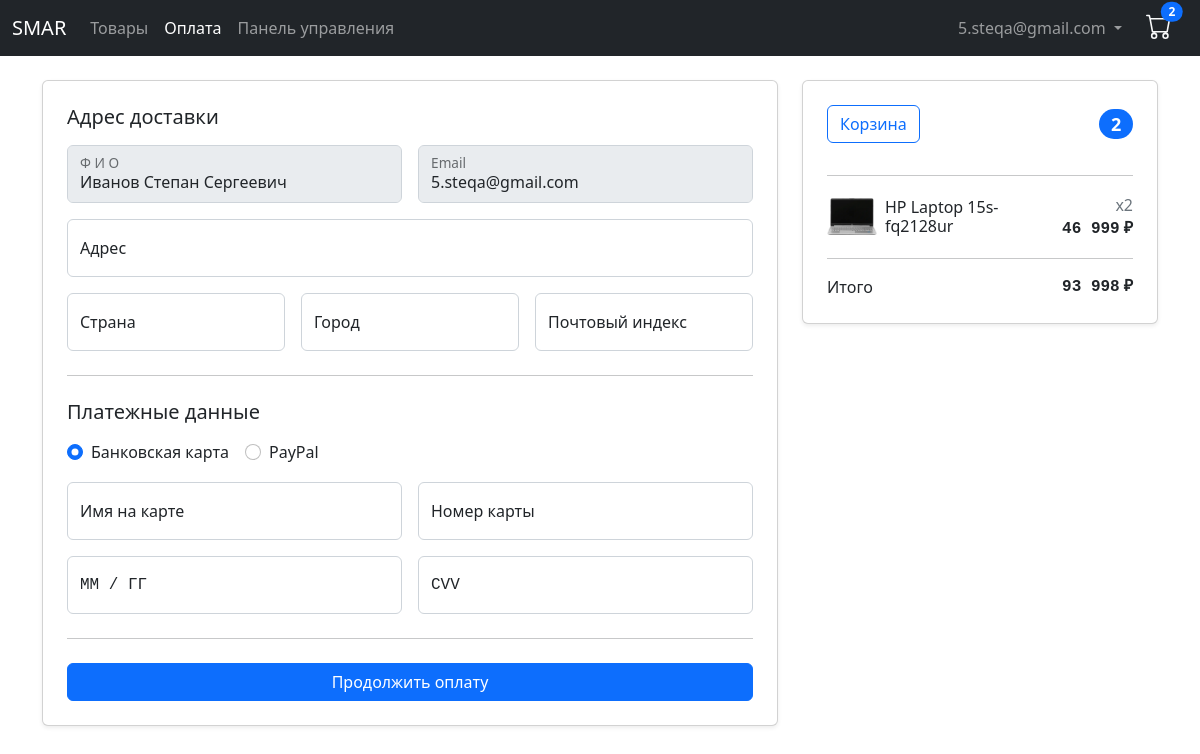
The page /checkout/ (signed in) on the database as committed earlier.
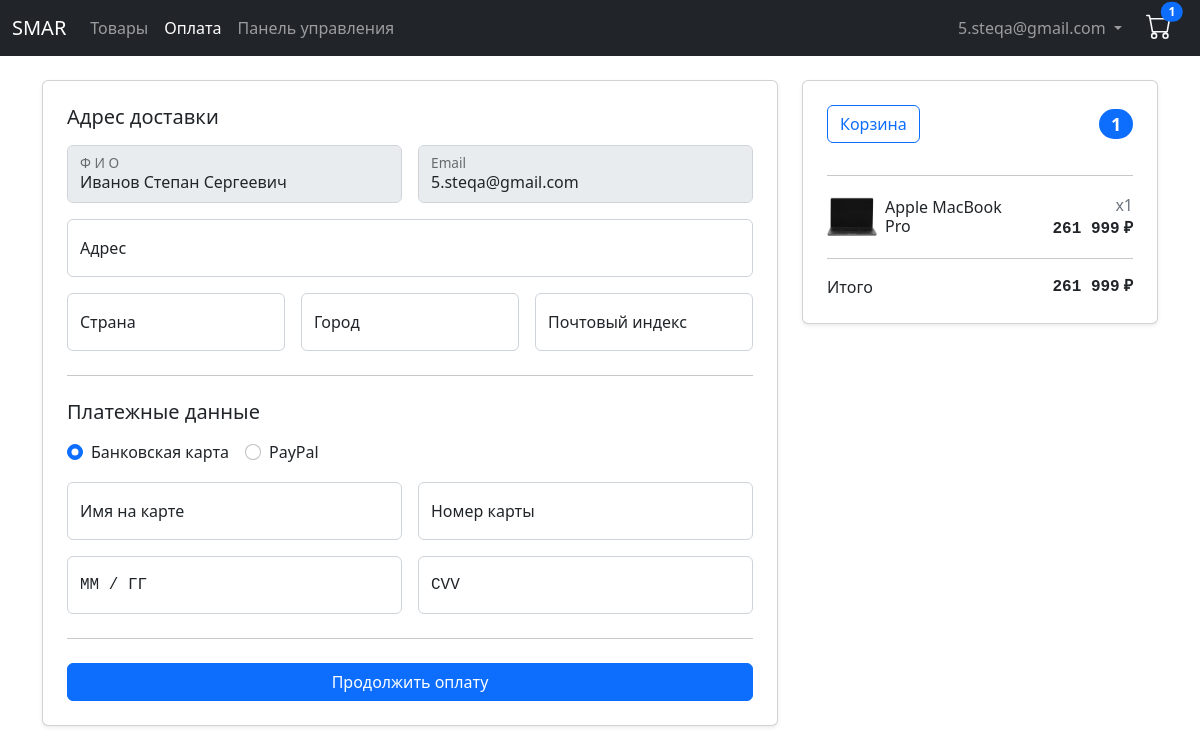
The same page on the database as committed later.
### store/models.py (models this page shows, shortened)
class Order(models.Model):
    ORDER_STATUSES = [
        (False, 'Не оформлен'),
        ('1', 'Ожидает отправки'),
        ('2', 'Отправлен'),
        ('3', 'Выполнен'),
    ]
    customer = models.ForeignKey(CustomUser, on_delete=models.SET_NULL, null=True)
    date_ordered = models.DateTimeField(auto_now_add=True)
    date_updated = models.DateTimeField(auto_now=True)
    status = models.CharField(max_length=16, choices=ORDER_STATUSES, default=False)
    transaction_id = models.CharField(max_length=200)
    @property
    def get_total_order_price(self):
        order_items = self.orderitem_set.all()
        total_price = sum(item.get_total_items_price for item in order_items)
        return total_price
    @property
    def get_total_order_quantity(self):
        order_items = self.orderitem_set.all()
        total_quantity = sum(item.quantity for item in order_items)
        return total_quantity

class OrderItem(models.Model):
    product = models.ForeignKey(Product, on_delete=models.SET_NULL, null=True)
    order = models.ForeignKey(Order, on_delete=models.SET_NULL, null=True)
    quantity = models.SmallIntegerField(default=0)
    date_added = models.DateTimeField(auto_now_add=True)
    @property
    def get_total_items_price(self):
        total_price = self.product.price * self.quantity
        return total_price

class Product(models.Model):
    name = models.CharField(max_length=44)
    price = models.DecimalField(max_digits=9, decimal_places=2)
    image = models.ImageField()

### store/views.py (the view)
# urls.py: path('checkout/', views.checkout, name='checkout'),
def checkout(request):
    data = cart_data(request)
    order = data['order']
    order_items = data['order_items']
    cart_total_quantity = data['cart_total_quantity']
    if request.method == 'POST':
        return place_order(request)
    context = {
        'order': order,
        'order_items': order_items,
        'cart_total_quantity': cart_total_quantity,
    }
    if request.user.is_authenticated:
        context['fio'] = request.user.fio
        context['email'] = request.user.email
    return render(request, 'store/checkout.html', context)

### store/templatetags/store-tags.py (called while the page is built)
@register.filter
def allowed_users(user, allowed_roles=[]):
    if user.groups.exists():
        for group in user.groups.all():
            if group.name in allowed_roles:
                return True
        return False

### store/utils.py (called while the page is built)
def cart_data(request):
    if request.user.is_authenticated:
        customer = request.user
        order, created = Order.objects.get_or_create(customer=customer, status=False)
        order_items = order.orderitem_set.all()
        cart_total_quantity = order.get_total_order_quantity
    else:
        cart = cookie_cart_data(request)
        order = cart['order']
        order_items = cart['order_items']
        cart_total_quantity = cart['cart_total_quantity']
    return {
        'order': order,
        'order_items': order_items,
        'cart_total_quantity': cart_total_quantity,
    }

### store/templates/store/checkout.html (shortened to what the changed rows need)
{% extends 'store/base.html' %}
{% load static %}
{% load humanize %}
{% block content %}
<div class="row gx-4 my-4">
    <div class="col-xl-4 col-12 order-xl-last order-first mb-4">
        <div class="card shadow-sm p-4">
            <h4 class="d-flex justify-content-between align-items-center mb-3">
                <a href="{% url 'cart' %}" class="btn btn-outline-primary">Корзина</a>
                <span class="badge bg-primary rounded-pill">{{ order.get_total_order_quantity }}</span>
            </h4>
            <hr>
            {% for item in order_items %}
            <div class="row align-items-center">
                <div class="col-8 d-flex align-items-center">
                    <img src="{{ item.product.image.url }}" class="rounded-1" style="height: 50px;" alt="...">
                    <h6 class="m-0 ms-2">{{ item.product.name }}</h6>
                </div>
                <div class="col-4 text-end">
                    <p class="m-0 text-secondary text-end">x{{ item.quantity }}</p>
                    <p class="m-0 font-monospace fw-semibold">{{ item.product.price|floatformat:"-2g" }}<span
                            class="ms-1">₽</span></p>
                </div>
            </div>
            <hr>
            {% endfor %}
            <div class="d-flex justify-content-between">
                <span>Итого</span>
                <p class="m-0 font-monospace fw-semibold">{{ order.get_total_order_price|floatformat:"-2g" }}<span
                        class="ms-1">₽</span></p>
            </div>
        </div>
    </div>
</div>
{% endblock %}

### store/templates/store/base.html (shortened to what this page needs)
<!DOCTYPE html>
{% load static %}
{% load store-tags %}
<html lang="en">
<head>
    <link href="https://cdn.jsdelivr.net/npm/bootstrap@5.2.0-beta1/dist/css/bootstrap.min.css" rel="stylesheet"
>
    <link rel="stylesheet" href="{% static 'css/styles.css' %}">
    <link rel="stylesheet" href="{% static 'css/add-to-cart-btn.css' %}">
    <link rel="stylesheet" href="{% static 'css/input-status.css' %}">
</head>
<body>
    <nav class="navbar navbar-expand-md navbar-dark bg-dark">
        <div class="container-fluid" bis_skin_checked="1">
            <a class="navbar-brand" href="{% url 'store' %}">SMAR</a>
            <div class="collapse navbar-collapse" id="navbarCollapse" bis_skin_checked="1">
                <ul class="navbar-nav me-auto">
                    <li class="nav-item">
                        <a class="nav-link {% block active-store %}{% endblock %}" aria-current="page"
                            href="{% url 'store' %}">Товары</a>
                    </li>
                    <li class="nav-item">
                        <a class="nav-link {% block active-checkout %}{% endblock %}" aria-current="page"
                            href="{% url 'checkout' %}">Оплата</a>
                    </li>
                    {% if request.user|allowed_users:'seller' %}
                    <li class="nav-item">
                        <a class="nav-link" aria-current="page"
                            href="{% url 'dashboard' %}">Панель управления</a>
                    </li>
                    {% endif %}
                </ul>
                <ul class="navbar-nav">
                    {% if not request.user.is_authenticated %}
                    <a class="btn btn-outline-light border border-2 rounded-4 me-4"
                        href="{% url 'login-user' %}">Войти</a>
                    {% else %}
                    <li class="nav-item dropdown me-3">
                        <a class="nav-link dropdown-toggle" href="#" role="button" data-bs-toggle="dropdown"
                            aria-expanded="false">
                            {{ request.user }}
                        </a>
                    </li>
                    {% endif %}
                    <li class="me-3 mt-md-1 mb-md-0 mt-3 mb-2">
                        <a href="{% url 'cart' %}" class="text-light">
                            {% if cart_total_quantity %}
                            <span
                                class="position-absolute top-40 start-80 translate-middle badge rounded-pill bg-primary cart">
                                {{ cart_total_quantity }}</span>
                            {% else %}
                            <span
                                class="position-absolute top-40 start-80 translate-middle badge rounded-pill bg-primary cart"></span>
                            {% endif %}
                        </a>
                    </li>
                </ul>
            </div>
        </div>
    </nav>
    <div class="container">
        {% block content %}
        {% endblock %}
    </div>
</body>
</html>

Rows that differ between the two databases and show on the page:
removed OrderItem: product.image (picture), product.name "HP Laptop 15s-fq2128ur", quantity "2", product.price "46 999"
computed for Order: get_total_order_quantity "2" → "1"; get_total_order_price "93 998" → "261 999"
added OrderItem: product.image (picture), product.name "Apple MacBook Pro", quantity "1", product.price "261 999"
Other text that changed with them:
{{ cart_total_quantity }}: "2" → "1"
